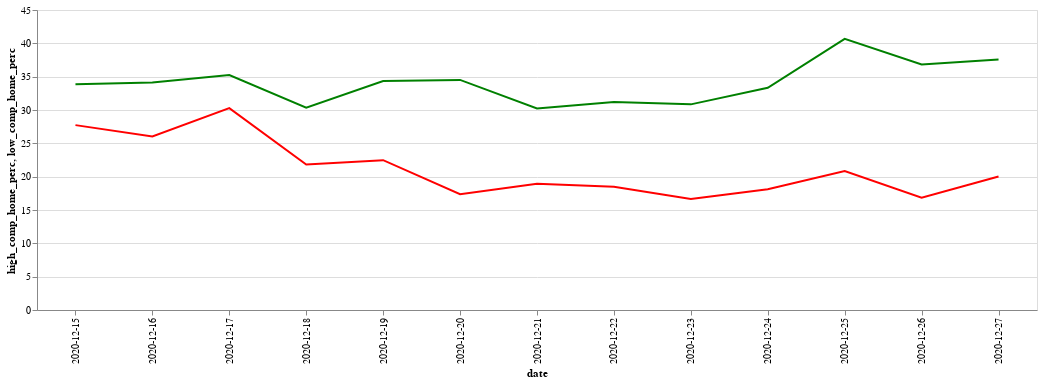

Notebook cell for this chart:
### Code cell
base = alt.Chart(df4.reset_index()).encode(x='date'
).properties(width = 1000)
alt.layer(
    base.mark_line(color='green').encode(y='high_comp_home_perc'),
    base.mark_line(color='red').encode(y='low_comp_home_perc')
).interactive()

### Figure 1 — Vega-Lite specification as saved in the notebook (floating-point values rounded to 4 significant figures)
{"config": {"view": {"continuousWidth": 400, "continuousHeight": 300}}, "layer": [{"mark": {"type": "line", "color": "green"}, "encoding": {"x": {"type": "nominal", "field": "date"}, "y": {"type": "quantitative", "field": "high_comp_home_perc"}}, "selection": {"selector019": {"type": "interval", "bind": "scales", "encodings": ["x", "y"]}}, "width": 1000}, {"mark": {"type": "line", "color": "red"}, "encoding": {"x": {"type": "nominal", "field": "date"}, "y": {"type": "quantitative", "field": "low_comp_home_perc"}}, "width": 1000}], "data": {"name": "data-496206fe223eeab47b8805a8055d45db"}, "$schema": "https://vega.github.io/schema/vega-lite/v4.8.1.json", "datasets": {"data-496206fe223eeab47b8805a8055d45db": [{"index": 13, "date": "2020-12-22", "high_comp_home_perc": 31.2, "low_comp_home_perc": 18.48}, {"index": 15, "date": "2020-12-17", "high_comp_home_perc": 35.26, "low_comp_home_perc": 30.28}, {"index": 16, "date": "2020-12-25", "high_comp_home_perc": 40.66, "low_comp_home_perc": 20.86}, {"index": 27, "date": "2020-12-15", "high_comp_home_perc": 33.86, "low_comp_home_perc": 27.73}, {"index": 31, "date": "2020-12-16", "high_comp_home_perc": 34.13, "low_comp_home_perc": 26.02}, {"index": 89, "date": "2020-12-27", "high_comp_home_perc": 37.57, "low_comp_home_perc": 20.03}, {"index": 120, "date": "2020-12-24", "high_comp_home_perc": 33.34, "low_comp_home_perc": 18.12}, {"index": 145, "date": "2020-12-23", "high_comp_home_perc": 30.85, "low_comp_home_perc": 16.65}, {"index": 171, "date": "2020-12-20", "high_comp_home_perc": 34.51, "low_comp_home_perc": 17.37}, {"index": 243, "date": "2020-12-21", "high_comp_home_perc": 30.22, "low_comp_home_perc": 18.94}, {"index": 295, "date": "2020-12-26", "high_comp_home_perc": 36.82, "low_comp_home_perc": 16.86}, {"index": 346, "date": "2020-12-18", "high_comp_home_perc": 30.36, "low_comp_home_perc": 21.83}, {"index": 365, "date": "2020-12-19", "high_comp_home_perc": 34.34, "low_comp_home_perc": 22.47}]}}
